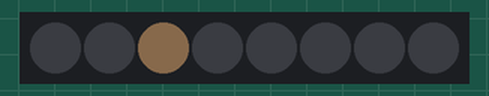
This program was run on a simulated Raspberry Pi (BCM pin numbers) with a Blinkt!. Shown: 8 RGB LEDs in strip order, left to right. Dim RGB values are drawn brighter than linear; random numbers come from a fixed seed.

Above: at 0.05 s.
At 6.25 s:
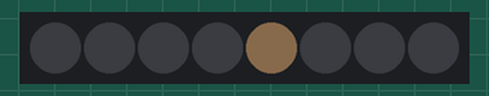
At 9.35 s:
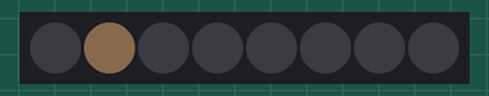
At 18.66 s:
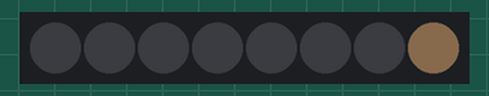
At 24.87 s:
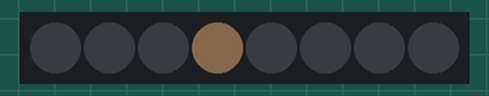
At 37.28 s:
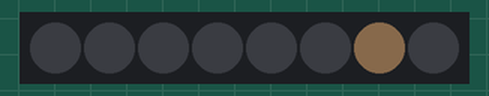
Timing chart, 0 to 38.8 s (numbered marks = the images above):
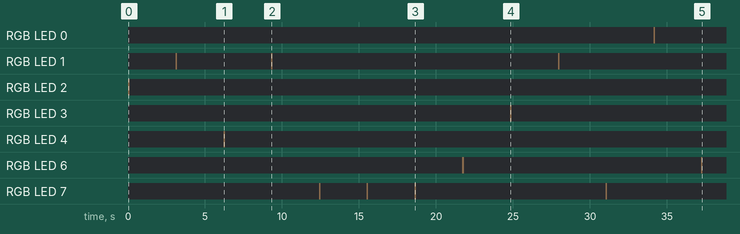

Measured:
- by itself, RGB LED 0: off → RGB(9, 7, 5) at 34.1 s, → off 0.10 s later
- by itself, RGB LED 1: goes RGB(9, 7, 5) 0.10 s, off 6.1 s, RGB(9, 7, 5) 0.10 s, off 18.5 s, RGB(9, 7, 5) 0.10 s, then off
- by itself, RGB LED 2: off → RGB(9, 7, 5) at 0.00 s, → off 0.10 s later
- by itself, RGB LED 3: off → RGB(9, 7, 5) at 24.8 s, → off 0.10 s later
- by itself, RGB LED 4: off → RGB(9, 7, 5) at 6.2 s, → off 0.10 s later
- by itself, RGB LED 6: alternates RGB(9, 7, 5) for 0.10 s and off for 15.4 s
- by itself, RGB LED 7: off → RGB(9, 7, 5) at 12.4 s, → off 0.10 s later, → RGB(9, 7, 5) 3.0 s later, → off 0.10 s later, … (8 changes in this stretch)

The program:

blink_slow.py
```python
from blinkt import set_pixel, set_brightness, show, clear
import time
import random

set_brightness(0.033)
#set_brightness(1)

while True:
	pixel = random.randint(0, 7)
#	set_pixel(pixel, 255, 255, 255)
	set_pixel(pixel, 255, 200, 155)
	show()
	time.sleep(0.1)
	clear()
	show()
	time.sleep(3)
```
